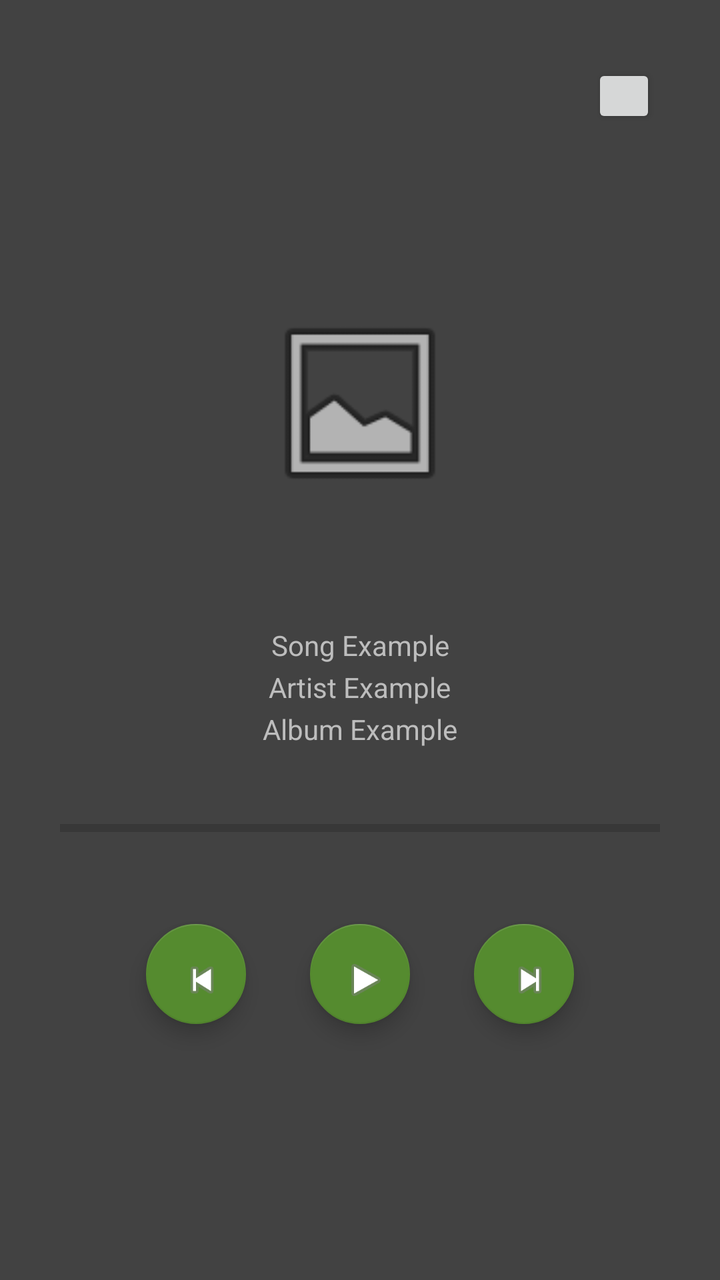
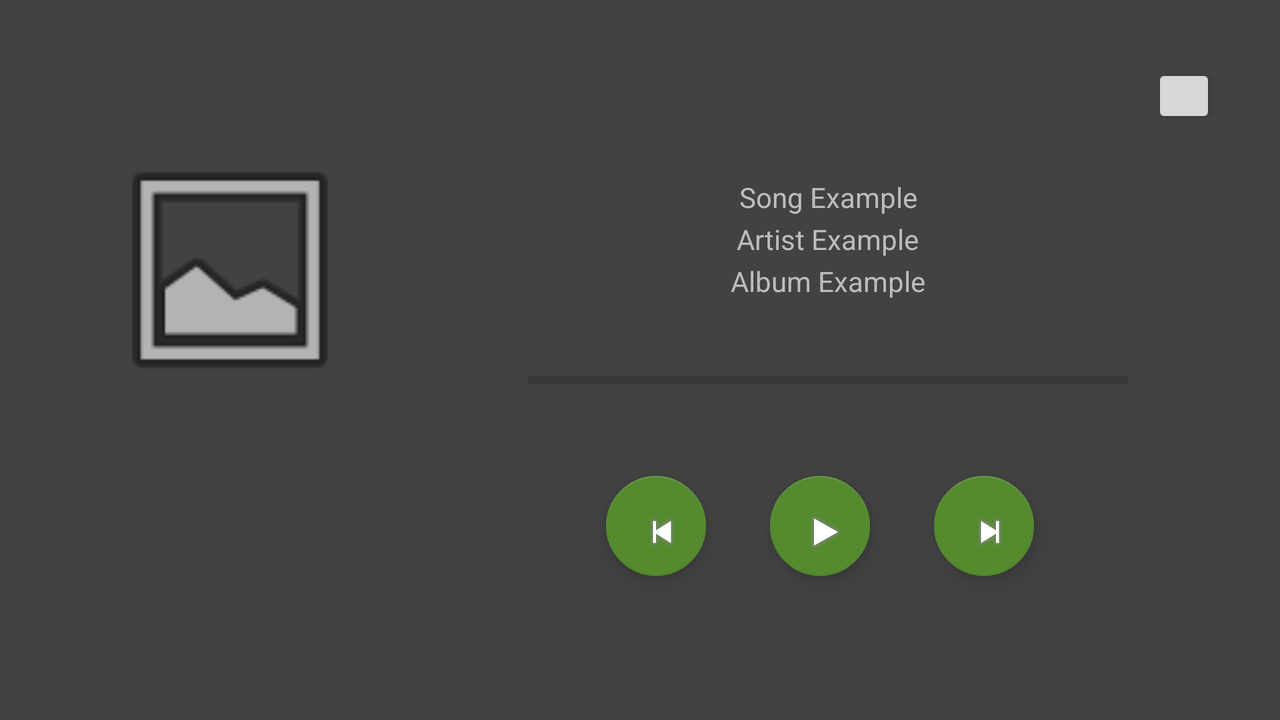

First picture: res/layout/ on a phone held upright. Second picture: the repository's own variant of that layout, on a device whose configuration matches the variant's folder. Source for both follows.
<!-- AndroidManifest.xml: activity theme AppTheme.NoActionBar -->
<!-- res/layout/activity_main.xml -->
<android.support.constraint.ConstraintLayout
    xmlns:android="http://schemas.android.com/apk/res/android"
    xmlns:app="http://schemas.android.com/apk/res-auto"
    xmlns:tools="http://schemas.android.com/tools"
    android:layout_width="match_parent"
    android:layout_height="match_parent"
    android:background="@color/dark_gray">

    <TextView
        android:id="@+id/MAIN_songTV"
        android:layout_width="wrap_content"
        android:layout_height="wrap_content"
        android:layout_marginBottom="@dimen/text_margin"
        android:textColor="@color/gray"
        app:layout_constraintBottom_toTopOf="@+id/MAIN_artistTV"
        app:layout_constraintEnd_toEndOf="parent"
        app:layout_constraintStart_toStartOf="parent"
        tools:text="@string/song_example" />

    <TextView
        android:id="@+id/MAIN_artistTV"
        android:layout_width="wrap_content"
        android:layout_height="wrap_content"
        android:layout_marginBottom="2dp"
        android:textColor="@color/gray"
        app:layout_constraintBottom_toTopOf="@+id/MAIN_albumTV"
        app:layout_constraintEnd_toEndOf="parent"
        app:layout_constraintStart_toStartOf="parent"
        tools:text="@string/artist_example" />

    <TextView
        android:id="@+id/MAIN_albumTV"
        android:layout_width="wrap_content"
        android:layout_height="wrap_content"
        android:layout_marginBottom="@dimen/fab_margin"
        android:textColor="@color/gray"
        app:layout_constraintBottom_toTopOf="@+id/progressBar"
        app:layout_constraintEnd_toEndOf="parent"
        app:layout_constraintStart_toStartOf="parent"
        tools:text="@string/album_example" />

    <ProgressBar
        android:id="@+id/progressBar"
        style="?android:attr/progressBarStyleHorizontal"
        android:layout_width="300dp"
        android:layout_height="wrap_content"
        android:layout_marginBottom="@dimen/progressbar_margin"
        app:layout_constraintBottom_toTopOf="@+id/guideline"
        app:layout_constraintEnd_toEndOf="parent"
        app:layout_constraintStart_toStartOf="parent" />

    <android.support.design.widget.FloatingActionButton
        android:id="@+id/fab_play"
        android:layout_width="@dimen/fab_size"
        android:layout_height="@dimen/fab_size"
        android:layout_marginEnd="@dimen/default_margin"
        android:layout_marginStart="@dimen/default_margin"
        android:clickable="true"
        android:focusable="true"
        app:layout_constraintBottom_toTopOf="@id/guideline"
        app:layout_constraintEnd_toEndOf="parent"
        app:layout_constraintStart_toStartOf="parent"
        app:srcCompat="@android:drawable/ic_media_play" />

    <android.support.design.widget.FloatingActionButton
        android:id="@+id/fab_back"
        android:layout_width="@dimen/fab_size"
        android:layout_height="@dimen/fab_size"
        android:layout_marginEnd="@dimen/fab_margin"
        android:clickable="true"
        android:focusable="true"
        app:layout_constraintBottom_toTopOf="@id/guideline"
        app:layout_constraintEnd_toStartOf="@id/fab_play"
        app:srcCompat="@android:drawable/ic_media_previous" />

    <android.support.design.widget.FloatingActionButton
        android:id="@+id/fab_next"
        android:layout_width="@dimen/fab_size"
        android:layout_height="@dimen/fab_size"
        android:layout_marginStart="@dimen/fab_margin"
        android:clickable="true"
        android:focusable="true"
        app:layout_constraintBottom_toTopOf="@id/guideline"
        app:layout_constraintStart_toEndOf="@id/fab_play"
        app:srcCompat="@android:drawable/ic_media_next" />

    <android.support.constraint.Guideline
        android:id="@+id/guideline"
        android:layout_width="wrap_content"
        android:layout_height="wrap_content"
        android:orientation="horizontal"
        app:layout_constraintGuide_percent="0.8" />

    <ImageView
        android:id="@+id/imageView"
        android:layout_width="100dp"
        android:layout_height="100dp"
        android:layout_marginTop="@dimen/progressbar_margin"
        android:contentDescription="@string/image_example"
        app:layout_constraintBottom_toTopOf="@+id/MAIN_songTV"
        app:layout_constraintEnd_toEndOf="parent"
        app:layout_constraintStart_toStartOf="parent"
        app:layout_constraintTop_toTopOf="parent"
        app:srcCompat="@android:drawable/ic_menu_gallery" />

    <Button
        android:id="@+id/button"
        android:layout_width="@dimen/fab_margin"
        android:layout_height="@dimen/fab_margin"
        android:layout_marginEnd="@dimen/fab_margin"
        android:layout_marginTop="@dimen/fab_margin"
        app:layout_constraintEnd_toEndOf="parent"
        app:layout_constraintTop_toTopOf="parent" />

</android.support.constraint.ConstraintLayout>
<!-- resources referenced by this layout -->
<resources>
  <color name="dark_gray">#424242</color>
  <color name="gray">#BDBDBD</color>
  <dimen name="default_margin">8dp</dimen>
  <dimen name="fab_margin">32dp</dimen>
  <dimen name="fab_size">50dp</dimen>
  <dimen name="progressbar_margin">90dp</dimen>
  <dimen name="text_margin">2dp</dimen>
  <string name="album_example">Album Example</string>
  <string name="artist_example">Artist Example</string>
  <string name="image_example">Image Example</string>
  <string name="song_example">Song Example</string>
  <style name="AppTheme.NoActionBar">
          <item name="windowActionBar">false</item>
          <item name="windowNoTitle">true</item>
      </style>
</resources>
<!-- res/layout-land/activity_main.xml (the repository's variant of the layout above) -->
<!-- drawn on the phone turned sideways -->
<android.support.constraint.ConstraintLayout
    xmlns:android="http://schemas.android.com/apk/res/android"
    xmlns:app="http://schemas.android.com/apk/res-auto"
    xmlns:tools="http://schemas.android.com/tools"
    android:layout_width="match_parent"
    android:layout_height="match_parent"
    android:background="@color/dark_gray">

    <TextView
        android:id="@+id/MAIN_songTV"
        android:layout_width="wrap_content"
        android:layout_height="wrap_content"
        android:layout_marginBottom="@dimen/text_margin"
        android:layout_marginStart="@dimen/default_margin"
        android:textColor="@color/gray"
        app:layout_constraintBottom_toTopOf="@+id/MAIN_artistTV"
        app:layout_constraintEnd_toEndOf="parent"
        app:layout_constraintStart_toEndOf="@+id/imageView"
        tools:text="@string/song_example" />

    <TextView
        android:id="@+id/MAIN_artistTV"
        android:layout_width="wrap_content"
        android:layout_height="wrap_content"
        android:layout_marginBottom="@dimen/text_margin"
        android:layout_marginStart="@dimen/default_margin"
        android:textColor="@color/gray"
        app:layout_constraintBottom_toTopOf="@+id/MAIN_albumTV"
        app:layout_constraintEnd_toEndOf="parent"
        app:layout_constraintStart_toEndOf="@+id/imageView"
        tools:text="@string/artist_example" />

    <TextView
        android:id="@+id/MAIN_albumTV"
        android:layout_width="wrap_content"
        android:layout_height="wrap_content"
        android:layout_marginBottom="@dimen/fab_margin"
        android:layout_marginStart="@dimen/default_margin"
        android:textColor="@color/gray"
        app:layout_constraintBottom_toTopOf="@+id/progressBar"
        app:layout_constraintEnd_toEndOf="parent"
        app:layout_constraintStart_toEndOf="@+id/imageView"
        tools:text="@string/album_example" />

    <ProgressBar
        android:id="@+id/progressBar"
        style="?android:attr/progressBarStyleHorizontal"
        android:layout_width="300dp"
        android:layout_height="wrap_content"
        android:layout_marginBottom="@dimen/progressbar_margin"
        android:layout_marginStart="@dimen/default_margin"
        app:layout_constraintBottom_toTopOf="@+id/guideline"
        app:layout_constraintEnd_toEndOf="parent"
        app:layout_constraintStart_toEndOf="@+id/imageView" />

    <android.support.design.widget.FloatingActionButton
        android:id="@+id/fab_play"
        android:layout_width="@dimen/fab_size"
        android:layout_height="@dimen/fab_size"
        android:layout_marginEnd="@dimen/default_margin"
        android:layout_marginStart="@dimen/default_margin"
        android:clickable="true"
        android:focusable="true"
        app:layout_constraintBottom_toTopOf="@id/guideline"
        app:layout_constraintEnd_toEndOf="parent"
        app:layout_constraintStart_toEndOf="@+id/imageView"
        app:srcCompat="@android:drawable/ic_media_play" />

    <android.support.design.widget.FloatingActionButton
        android:id="@+id/fab_back"
        android:layout_width="@dimen/fab_size"
        android:layout_height="@dimen/fab_size"
        android:layout_marginEnd="@dimen/fab_margin"
        android:clickable="true"
        android:focusable="true"
        app:layout_constraintBottom_toTopOf="@id/guideline"
        app:layout_constraintEnd_toStartOf="@id/fab_play"
        app:srcCompat="@android:drawable/ic_media_previous" />

    <android.support.design.widget.FloatingActionButton
        android:id="@+id/fab_next"
        android:layout_width="@dimen/fab_size"
        android:layout_height="@dimen/fab_size"
        android:layout_marginStart="@dimen/fab_margin"
        android:clickable="true"
        android:focusable="true"
        app:layout_constraintBottom_toTopOf="@id/guideline"
        app:layout_constraintStart_toEndOf="@id/fab_play"
        app:srcCompat="@android:drawable/ic_media_next" />

    <android.support.constraint.Guideline
        android:id="@+id/guideline"
        android:layout_width="wrap_content"
        android:layout_height="wrap_content"
        android:orientation="horizontal"
        app:layout_constraintGuide_percent="0.8" />

    <ImageView
        android:id="@+id/imageView"
        android:layout_width="130dp"
        android:layout_height="130dp"
        android:layout_marginBottom="@dimen/progressbar_margin"
        android:layout_marginStart="@dimen/fab_size"
        android:contentDescription="@string/image_example"
        app:layout_constraintBottom_toBottomOf="parent"
        app:layout_constraintStart_toStartOf="parent"
        app:layout_constraintTop_toTopOf="parent"
        app:srcCompat="@android:drawable/ic_menu_gallery" />

    <Button
        android:id="@+id/button"
        android:layout_width="@dimen/fab_margin"
        android:layout_height="@dimen/fab_margin"
        android:layout_marginEnd="@dimen/fab_margin"
        android:layout_marginTop="@dimen/fab_margin"
        app:layout_constraintEnd_toEndOf="parent"
        app:layout_constraintTop_toTopOf="parent" />

</android.support.constraint.ConstraintLayout>
